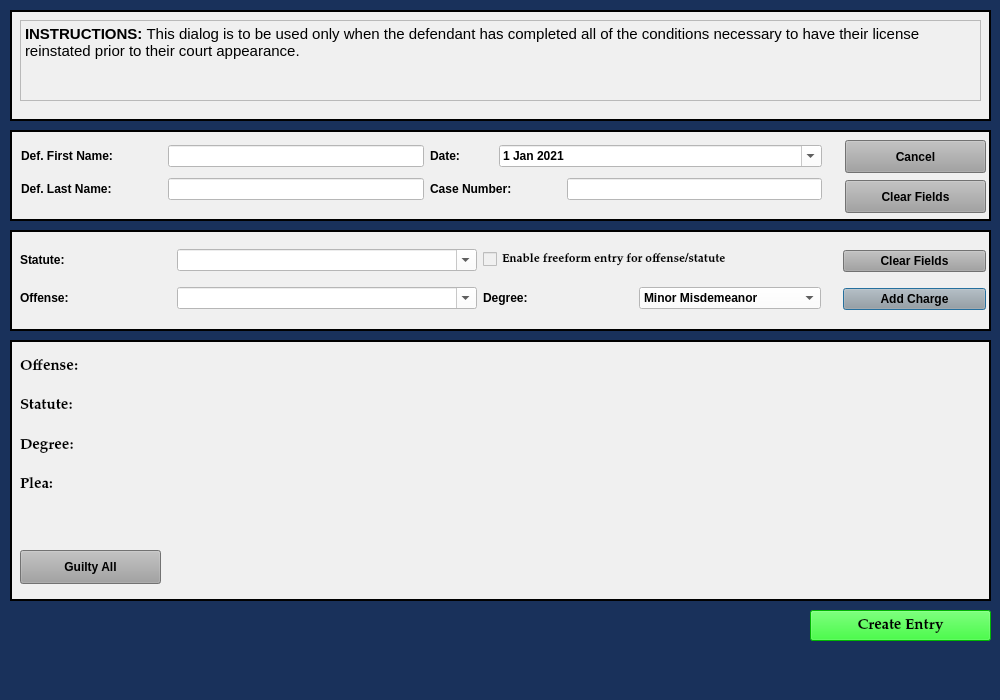
<?xml version="1.0" encoding="UTF-8"?>
<ui version="4.0">
 <class>LeapPleaShortDialog</class>
 <widget class="QDialog" name="LeapPleaShortDialog">
  <property name="windowModality">
   <enum>Qt::NonModal</enum>
  </property>
  <property name="geometry">
   <rect>
    <x>0</x>
    <y>0</y>
    <width>1000</width>
    <height>700</height>
   </rect>
  </property>
  <property name="sizePolicy">
   <sizepolicy hsizetype="Fixed" vsizetype="Preferred">
    <horstretch>0</horstretch>
    <verstretch>0</verstretch>
   </sizepolicy>
  </property>
  <property name="minimumSize">
   <size>
    <width>1000</width>
    <height>700</height>
   </size>
  </property>
  <property name="maximumSize">
   <size>
    <width>2500</width>
    <height>3500</height>
   </size>
  </property>
  <property name="palette">
   <palette>
    <active>
     <colorrole role="Button">
      <brush brushstyle="SolidPattern">
       <color alpha="255">
        <red>25</red>
        <green>49</green>
        <blue>91</blue>
       </color>
      </brush>
     </colorrole>
     <colorrole role="Base">
      <brush brushstyle="SolidPattern">
       <color alpha="255">
        <red>25</red>
        <green>49</green>
        <blue>91</blue>
       </color>
      </brush>
     </colorrole>
     <colorrole role="Window">
      <brush brushstyle="SolidPattern">
       <color alpha="255">
        <red>25</red>
        <green>49</green>
        <blue>91</blue>
       </color>
      </brush>
     </colorrole>
    </active>
    <inactive>
     <colorrole role="Button">
      <brush brushstyle="SolidPattern">
       <color alpha="255">
        <red>25</red>
        <green>49</green>
        <blue>91</blue>
       </color>
      </brush>
     </colorrole>
     <colorrole role="Base">
      <brush brushstyle="SolidPattern">
       <color alpha="255">
        <red>25</red>
        <green>49</green>
        <blue>91</blue>
       </color>
      </brush>
     </colorrole>
     <colorrole role="Window">
      <brush brushstyle="SolidPattern">
       <color alpha="255">
        <red>25</red>
        <green>49</green>
        <blue>91</blue>
       </color>
      </brush>
     </colorrole>
    </inactive>
    <disabled>
     <colorrole role="Button">
      <brush brushstyle="SolidPattern">
       <color alpha="255">
        <red>25</red>
        <green>49</green>
        <blue>91</blue>
       </color>
      </brush>
     </colorrole>
     <colorrole role="Base">
      <brush brushstyle="SolidPattern">
       <color alpha="255">
        <red>25</red>
        <green>49</green>
        <blue>91</blue>
       </color>
      </brush>
     </colorrole>
     <colorrole role="Window">
      <brush brushstyle="SolidPattern">
       <color alpha="255">
        <red>25</red>
        <green>49</green>
        <blue>91</blue>
       </color>
      </brush>
     </colorrole>
    </disabled>
   </palette>
  </property>
  <property name="font">
   <font>
    <family>Palatino Linotype</family>
    <pointsize>11</pointsize>
    <weight>75</weight>
    <italic>false</italic>
    <bold>true</bold>
   </font>
  </property>
  <property name="windowTitle">
   <string>Leap Precourt Completion Case Information</string>
  </property>
  <property name="toolTip">
   <string/>
  </property>
  <property name="styleSheet">
   <string notr="true">background-color: rgb(25, 49, 91);
font: 75 11pt &quot;Palatino Linotype&quot;;
font-weight: bold;</string>
  </property>
  <property name="modal">
   <bool>true</bool>
  </property>
  <widget class="QFrame" name="frame">
   <property name="geometry">
    <rect>
     <x>10</x>
     <y>230</y>
     <width>981</width>
     <height>101</height>
    </rect>
   </property>
   <property name="sizePolicy">
    <sizepolicy hsizetype="Fixed" vsizetype="Maximum">
     <horstretch>0</horstretch>
     <verstretch>0</verstretch>
    </sizepolicy>
   </property>
   <property name="autoFillBackground">
    <bool>false</bool>
   </property>
   <property name="styleSheet">
    <string notr="true">background-color: rgb(240, 240, 240);

</string>
   </property>
   <property name="frameShape">
    <enum>QFrame::Box</enum>
   </property>
   <property name="frameShadow">
    <enum>QFrame::Plain</enum>
   </property>
   <property name="lineWidth">
    <number>2</number>
   </property>
   <widget class="QWidget" name="layoutWidget">
    <property name="geometry">
     <rect>
      <x>833</x>
      <y>10</y>
      <width>143</width>
      <height>81</height>
     </rect>
    </property>
    <layout class="QGridLayout" name="gridLayout">
     <item row="0" column="0">
      <widget class="QPushButton" name="clear_fields_charge_Button">
       <property name="focusPolicy">
        <enum>Qt::NoFocus</enum>
       </property>
       <property name="styleSheet">
        <string notr="true">background-color: rgb(160, 160, 160);</string>
       </property>
       <property name="text">
        <string>Clear Fields</string>
       </property>
      </widget>
     </item>
     <item row="2" column="0">
      <widget class="QPushButton" name="add_charge_Button">
       <property name="styleSheet">
        <string notr="true">background-color: rgb(160, 160, 160);</string>
       </property>
       <property name="text">
        <string>Add Charge</string>
       </property>
      </widget>
     </item>
    </layout>
   </widget>
   <widget class="QWidget" name="layoutWidget">
    <property name="geometry">
     <rect>
      <x>10</x>
      <y>9</y>
      <width>801</width>
      <height>81</height>
     </rect>
    </property>
    <layout class="QGridLayout" name="gridLayout_3">
     <item row="0" column="0">
      <widget class="QLabel" name="label_6">
       <property name="text">
        <string>Statute:</string>
       </property>
      </widget>
     </item>
     <item row="0" column="1">
      <widget class="QComboBox" name="statute_choice_box">
       <property name="enabled">
        <bool>true</bool>
       </property>
       <property name="minimumSize">
        <size>
         <width>300</width>
         <height>0</height>
        </size>
       </property>
       <property name="focusPolicy">
        <enum>Qt::WheelFocus</enum>
       </property>
       <property name="styleSheet">
        <string notr="true">background-color: rgb(255, 255, 255);</string>
       </property>
       <property name="editable">
        <bool>true</bool>
       </property>
      </widget>
     </item>
     <item row="0" column="2" colspan="2">
      <widget class="QCheckBox" name="freeform_entry_checkBox">
       <property name="font">
        <font>
         <family>Palatino Linotype</family>
         <pointsize>9</pointsize>
         <weight>9</weight>
         <italic>false</italic>
         <bold>false</bold>
        </font>
       </property>
       <property name="focusPolicy">
        <enum>Qt::NoFocus</enum>
       </property>
       <property name="styleSheet">
        <string notr="true">font: 75 9pt &quot;Palatino Linotype&quot;;</string>
       </property>
       <property name="text">
        <string>Enable freeform entry for offense/statute</string>
       </property>
      </widget>
     </item>
     <item row="1" column="0">
      <widget class="QLabel" name="label_15">
       <property name="text">
        <string>Offense:</string>
       </property>
      </widget>
     </item>
     <item row="1" column="1">
      <widget class="QComboBox" name="offense_choice_box">
       <property name="minimumSize">
        <size>
         <width>300</width>
         <height>0</height>
        </size>
       </property>
       <property name="styleSheet">
        <string notr="true">background-color: rgb(255, 255, 255);</string>
       </property>
       <property name="editable">
        <bool>true</bool>
       </property>
      </widget>
     </item>
     <item row="1" column="2">
      <widget class="QLabel" name="label_23">
       <property name="text">
        <string>Degree:</string>
       </property>
      </widget>
     </item>
     <item row="1" column="3">
      <widget class="QComboBox" name="degree_choice_box">
       <property name="enabled">
        <bool>true</bool>
       </property>
       <property name="focusPolicy">
        <enum>Qt::NoFocus</enum>
       </property>
       <property name="styleSheet">
        <string notr="true">background-color: rgb(255, 255, 255);</string>
       </property>
       <item>
        <property name="text">
         <string>Minor Misdemeanor</string>
        </property>
       </item>
       <item>
        <property name="text">
         <string>M1</string>
        </property>
       </item>
       <item>
        <property name="text">
         <string>M2</string>
        </property>
       </item>
       <item>
        <property name="text">
         <string>M3</string>
        </property>
       </item>
       <item>
        <property name="text">
         <string>M4</string>
        </property>
       </item>
       <item>
        <property name="text">
         <string>Unclassified Misdemeanor</string>
        </property>
       </item>
      </widget>
     </item>
    </layout>
   </widget>
  </widget>
  <widget class="QFrame" name="frame_2">
   <property name="geometry">
    <rect>
     <x>10</x>
     <y>340</y>
     <width>981</width>
     <height>261</height>
    </rect>
   </property>
   <property name="font">
    <font>
     <family>Palatino Linotype</family>
     <pointsize>11</pointsize>
     <weight>75</weight>
     <italic>false</italic>
     <bold>true</bold>
    </font>
   </property>
   <property name="styleSheet">
    <string notr="true">background-color: rgb(240, 240, 240);</string>
   </property>
   <property name="frameShape">
    <enum>QFrame::Box</enum>
   </property>
   <property name="frameShadow">
    <enum>QFrame::Plain</enum>
   </property>
   <property name="lineWidth">
    <number>2</number>
   </property>
   <widget class="QWidget" name="layoutWidget_2">
    <property name="geometry">
     <rect>
      <x>10</x>
      <y>10</y>
      <width>961</width>
      <height>191</height>
     </rect>
    </property>
    <layout class="QGridLayout" name="charges_gridLayout">
     <item row="1" column="0">
      <widget class="QLabel" name="label_19">
       <property name="font">
        <font>
         <family>Palatino Linotype</family>
         <pointsize>11</pointsize>
         <weight>75</weight>
         <italic>false</italic>
         <bold>true</bold>
        </font>
       </property>
       <property name="text">
        <string>Statute:</string>
       </property>
      </widget>
     </item>
     <item row="2" column="0">
      <widget class="QLabel" name="label_20">
       <property name="font">
        <font>
         <family>Palatino Linotype</family>
         <pointsize>11</pointsize>
         <weight>75</weight>
         <italic>false</italic>
         <bold>true</bold>
        </font>
       </property>
       <property name="text">
        <string>Degree:</string>
       </property>
      </widget>
     </item>
     <item row="3" column="0">
      <widget class="QLabel" name="plea_label_1">
       <property name="font">
        <font>
         <family>Palatino Linotype</family>
         <pointsize>11</pointsize>
         <weight>75</weight>
         <italic>false</italic>
         <bold>true</bold>
        </font>
       </property>
       <property name="text">
        <string>Plea:</string>
       </property>
      </widget>
     </item>
     <item row="0" column="0">
      <widget class="QLabel" name="offense_label_1">
       <property name="font">
        <font>
         <family>Palatino Linotype</family>
         <pointsize>11</pointsize>
         <weight>75</weight>
         <italic>false</italic>
         <bold>true</bold>
        </font>
       </property>
       <property name="text">
        <string>Offense:</string>
       </property>
       <property name="wordWrap">
        <bool>true</bool>
       </property>
      </widget>
     </item>
     <item row="4" column="0">
      <widget class="QLabel" name="label_4">
       <property name="text">
        <string/>
       </property>
      </widget>
     </item>
    </layout>
   </widget>
   <widget class="QPushButton" name="guilty_all_Button">
    <property name="geometry">
     <rect>
      <x>10</x>
      <y>210</y>
      <width>141</width>
      <height>34</height>
     </rect>
    </property>
    <property name="focusPolicy">
     <enum>Qt::NoFocus</enum>
    </property>
    <property name="styleSheet">
     <string notr="true">background-color: rgb(160, 160, 160);</string>
    </property>
    <property name="text">
     <string>Guilty All</string>
    </property>
   </widget>
  </widget>
  <widget class="QFrame" name="frame_3">
   <property name="geometry">
    <rect>
     <x>10</x>
     <y>130</y>
     <width>981</width>
     <height>91</height>
    </rect>
   </property>
   <property name="sizePolicy">
    <sizepolicy hsizetype="Fixed" vsizetype="Fixed">
     <horstretch>0</horstretch>
     <verstretch>0</verstretch>
    </sizepolicy>
   </property>
   <property name="styleSheet">
    <string notr="true">background-color: rgb(240, 240, 240);
border-color: rgb(160, 48, 35);</string>
   </property>
   <property name="frameShape">
    <enum>QFrame::Box</enum>
   </property>
   <property name="frameShadow">
    <enum>QFrame::Plain</enum>
   </property>
   <property name="lineWidth">
    <number>2</number>
   </property>
   <widget class="QPushButton" name="clear_fields_case_Button">
    <property name="geometry">
     <rect>
      <x>835</x>
      <y>50</y>
      <width>141</width>
      <height>33</height>
     </rect>
    </property>
    <property name="focusPolicy">
     <enum>Qt::NoFocus</enum>
    </property>
    <property name="styleSheet">
     <string notr="true">background-color: rgb(160, 160, 160);</string>
    </property>
    <property name="text">
     <string>Clear Fields</string>
    </property>
   </widget>
   <widget class="QPushButton" name="cancel_Button">
    <property name="geometry">
     <rect>
      <x>835</x>
      <y>10</y>
      <width>141</width>
      <height>33</height>
     </rect>
    </property>
    <property name="focusPolicy">
     <enum>Qt::NoFocus</enum>
    </property>
    <property name="styleSheet">
     <string notr="true">background-color: rgb(160, 160, 160);</string>
    </property>
    <property name="text">
     <string>Cancel</string>
    </property>
   </widget>
   <widget class="QWidget" name="layoutWidget">
    <property name="geometry">
     <rect>
      <x>11</x>
      <y>10</y>
      <width>801</width>
      <height>66</height>
     </rect>
    </property>
    <layout class="QGridLayout" name="gridLayout_2">
     <item row="0" column="0">
      <widget class="QLabel" name="label">
       <property name="minimumSize">
        <size>
         <width>141</width>
         <height>0</height>
        </size>
       </property>
       <property name="text">
        <string>Def. First Name:</string>
       </property>
      </widget>
     </item>
     <item row="0" column="1">
      <widget class="QLineEdit" name="defendant_first_name_lineEdit">
       <property name="maximumSize">
        <size>
         <width>500</width>
         <height>16777215</height>
        </size>
       </property>
       <property name="styleSheet">
        <string notr="true">background-color: rgb(255, 255, 255);</string>
       </property>
      </widget>
     </item>
     <item row="0" column="2">
      <widget class="QLabel" name="label_26">
       <property name="text">
        <string>Date:</string>
       </property>
      </widget>
     </item>
     <item row="0" column="3" colspan="2">
      <widget class="QDateEdit" name="plea_trial_date">
       <property name="focusPolicy">
        <enum>Qt::NoFocus</enum>
       </property>
       <property name="styleSheet">
        <string notr="true">background-color: rgb(255, 255, 255);</string>
       </property>
       <property name="minimumDate">
        <date>
         <year>2021</year>
         <month>1</month>
         <day>1</day>
        </date>
       </property>
       <property name="calendarPopup">
        <bool>true</bool>
       </property>
       <property name="date">
        <date>
         <year>2021</year>
         <month>1</month>
         <day>1</day>
        </date>
       </property>
      </widget>
     </item>
     <item row="1" column="0">
      <widget class="QLabel" name="label_2">
       <property name="minimumSize">
        <size>
         <width>141</width>
         <height>0</height>
        </size>
       </property>
       <property name="text">
        <string>Def. Last Name:</string>
       </property>
      </widget>
     </item>
     <item row="1" column="1">
      <widget class="QLineEdit" name="defendant_last_name_lineEdit">
       <property name="enabled">
        <bool>true</bool>
       </property>
       <property name="styleSheet">
        <string notr="true">background-color: rgb(255, 255, 255);</string>
       </property>
      </widget>
     </item>
     <item row="1" column="2" colspan="2">
      <widget class="QLabel" name="label_3">
       <property name="minimumSize">
        <size>
         <width>131</width>
         <height>0</height>
        </size>
       </property>
       <property name="text">
        <string>Case Number:</string>
       </property>
      </widget>
     </item>
     <item row="1" column="4">
      <widget class="QLineEdit" name="case_number_lineEdit">
       <property name="maximumSize">
        <size>
         <width>500</width>
         <height>16777215</height>
        </size>
       </property>
       <property name="styleSheet">
        <string notr="true">background-color: rgb(255, 255, 255);</string>
       </property>
      </widget>
     </item>
    </layout>
   </widget>
  </widget>
  <widget class="QPushButton" name="create_entry_Button">
   <property name="geometry">
    <rect>
     <x>810</x>
     <y>610</y>
     <width>181</width>
     <height>31</height>
    </rect>
   </property>
   <property name="styleSheet">
    <string notr="true">background-color: rgb(0, 255, 0);</string>
   </property>
   <property name="text">
    <string>Create Entry</string>
   </property>
   <property name="autoDefault">
    <bool>false</bool>
   </property>
  </widget>
  <widget class="QFrame" name="frame_4">
   <property name="geometry">
    <rect>
     <x>10</x>
     <y>10</y>
     <width>981</width>
     <height>111</height>
    </rect>
   </property>
   <property name="sizePolicy">
    <sizepolicy hsizetype="Fixed" vsizetype="Fixed">
     <horstretch>0</horstretch>
     <verstretch>0</verstretch>
    </sizepolicy>
   </property>
   <property name="styleSheet">
    <string notr="true">background-color: rgb(240, 240, 240);
border-color: rgb(160, 48, 35);</string>
   </property>
   <property name="frameShape">
    <enum>QFrame::Box</enum>
   </property>
   <property name="frameShadow">
    <enum>QFrame::Plain</enum>
   </property>
   <property name="lineWidth">
    <number>2</number>
   </property>
   <widget class="QTextBrowser" name="textBrowser">
    <property name="geometry">
     <rect>
      <x>10</x>
      <y>10</y>
      <width>961</width>
      <height>81</height>
     </rect>
    </property>
    <property name="html">
     <string>&lt;!DOCTYPE HTML PUBLIC &quot;-//W3C//DTD HTML 4.0//EN&quot; &quot;http://www.w3.org/TR/REC-html40/strict.dtd&quot;&gt;
&lt;html&gt;&lt;head&gt;&lt;meta name=&quot;qrichtext&quot; content=&quot;1&quot; /&gt;&lt;style type=&quot;text/css&quot;&gt;
p, li { white-space: pre-wrap; }
&lt;/style&gt;&lt;/head&gt;&lt;body style=&quot; font-family:'Palatino Linotype'; font-size:11pt; font-weight:600; font-style:normal;&quot;&gt;
&lt;p style=&quot; margin-top:0px; margin-bottom:0px; margin-left:0px; margin-right:0px; -qt-block-indent:0; text-indent:0px;&quot;&gt;INSTRUCTIONS: &lt;span style=&quot; font-weight:400;&quot;&gt;This dialog is to be used only when the defendant has completed all of the conditions necessary to have their license reinstated prior to their court appearance. &lt;/span&gt;&lt;/p&gt;&lt;/body&gt;&lt;/html&gt;</string>
    </property>
   </widget>
  </widget>
 </widget>
 <tabstops>
  <tabstop>defendant_first_name_lineEdit</tabstop>
  <tabstop>defendant_last_name_lineEdit</tabstop>
  <tabstop>case_number_lineEdit</tabstop>
  <tabstop>statute_choice_box</tabstop>
  <tabstop>offense_choice_box</tabstop>
  <tabstop>add_charge_Button</tabstop>
  <tabstop>create_entry_Button</tabstop>
 </tabstops>
 <resources/>
 <connections/>
 <slots>
  <slot>create_entry()</slot>
  <slot>continue_dialog()</slot>
  <slot>close_window()</slot>
  <slot>set_dialog()</slot>
  <slot>update_case_information()</slot>
  <slot>ovi_dialog()</slot>
  <slot>sentencing_dialog()</slot>
  <slot>proceed_to_sentencing()</slot>
  <slot>proceed_to_ovi()</slot>
  <slot>add_charge()</slot>
  <slot>set_statute()</slot>
  <slot>set_pay_date()</slot>
  <slot>amend_offense()</slot>
  <slot>set_offense()</slot>
  <slot>add_charge_to_view()</slot>
  <slot>delete_charge()</slot>
  <slot>delete_charge_from_view()</slot>
  <slot>close_event()</slot>
  <slot>set_fra_in_file()</slot>
  <slot>set_fra_in_court()</slot>
  <slot>start_add_conditions_dialog()</slot>
  <slot>start_amend_offense_dialog()</slot>
 </slots>
</ui>
